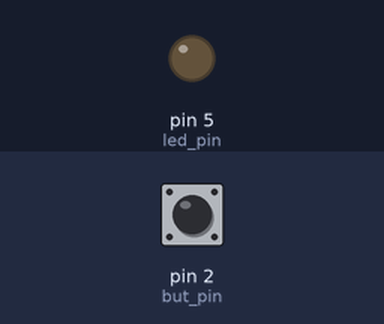
A sketch run on a simulated Arduino Uno, built with avr-gcc and run on an emulated ATmega328P. Shown: output pins drawn as LEDs (lit = HIGH). Inputs (shaded band) come from the test bench; at power-on: pin 2 (but_pin) LOW.

Above: at 1.4 s.
1.5 s: pin 2 (but_pin) pulled HIGH for 0.35 s
At 1.9 s:
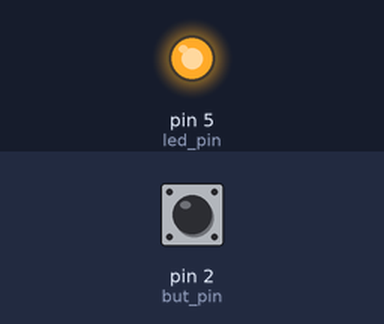
3.6 s: pin 2 (but_pin) pulled HIGH for 3.2 s
At 8.1 s:
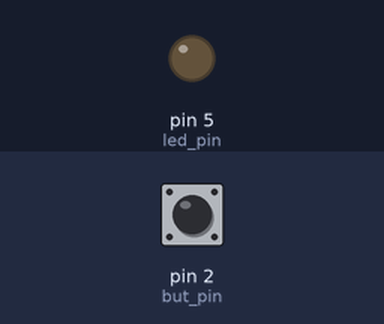
Timing chart, 0 to 9.6 s (numbered marks = the images above; inputs shaded):
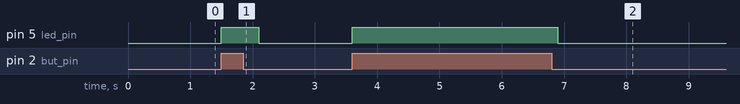

The sketch:

Fabduino_button.ino
```cpp
#define LED_ON    0
#define LED_OFF   1

int led_pin = 5;
int but_pin = 2;
int dela = 300;

void setup() {
  // Set pins as OUTPUTs and INPUTs
  pinMode(led_pin, OUTPUT);
  pinMode(but_pin, INPUT);

}

void loop() {
  int b = digitalRead(but_pin);
  // returns an int / bool for state:
  // HIGH or 1 if pin connected to 5V
  // LOW or 0 if pin is connected to 0V

  if( b){
    //  Pin HIGH when button is NOT pressed
    digitalWrite(led_pin, LED_OFF);
  }
  else
  {
    //  Pin LOW when button is pressed
    digitalWrite(led_pin, LED_ON);
  }

  delay(300);
}
```

Measured:
- after the input at 1.5 s, pin 5 (led_pin): LOW → HIGH at once, → LOW 0.60 s later
- after the input at 3.6 s, pin 5 (led_pin): LOW → HIGH at once, → LOW 3.3 s later
